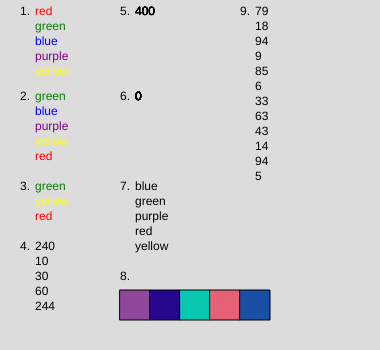
Frame 1 (no input)
Frame 60 (no input): identical to frame 1, image omitted
Frame 120 (the mouse pressed at the canvas centre since frame 60): identical to frame 1, image omitted

The p5.js sketch that drew this single still picture (run headless with seeded random() and noise() and a simulated clock; from frame 60 on, the mouse is pressed at the canvas centre):

// p5.js sketch
// ── sketch.js
 let randomColors = [];
 let squares = [0, 1, 2, 3, 4];
 let randomNumbers = [];
 let numbers9 = [0, 1, 2, 3, 4, 5, 6, 7, 8, 9, 10, 11];
 
function setup() {
  createCanvas(380, 350);

 for (RCLoop = 0; RCLoop < squares.length; RCLoop++) {
  randomColors = [color(random(0,255), random(0,255), random(0,255)),
  color(random(0,255), random(0,255), random(0,255)),
  color(random(0,255), random(0,255), random(0,255)),
  color(random(0,255), random(0,255), random(0,255)),
  color(random(0,255), random(0,255), random(0,255))];
 }

 for (Numbersloop = 0; Numbersloop < squares.length; Numbersloop++) {
    randomNumbers = [int(random(0,100)), int(random(0,100)), int(random(0,100)), int(random(0,100)),
    int(random(0,100)), int(random(0,100)), int(random(0,100)), int(random(0,100)),
     int(random(0,100)), int(random(0,100)), int(random(0,100)), int(random(0,100)),]
 }
  
}

//-----------------------------------------------------------------------------

// 8 setup.

function draw() {
  background(220);

  //-----------------------------------------------------------------------------

  // numbers
  fill(0);

  text("1.", 20, 15);
  text("2.", 20, 100);
  text("3.", 20, 190);
  text("4.", 20, 250);
  text("5.", 120, 15);
  text("6.", 120, 100);
  text("7.", 120, 190);
  text("8.", 120, 280);
  text("9.", 240, 15);

  //-----------------------------------------------------------------------------

  // 1.

  let colors = ["red", "green", "blue", "purple", "yellow"]; 

  for (let i = 0; i < colors.length; i ++) {
    fill(colors[i]);
    text(colors[i], 35, 15 + (i * 15));
  }

  //-----------------------------------------------------------------------------

  // 2.

  colors.shift();
  colors.push("red");

  for (let i2 = 0; i2 < colors.length; i2 ++) {
    fill(colors[i2]);
    text(colors[i2], 35, 100 + (i2 * 15));
  }

  //-----------------------------------------------------------------------------

  // 3.

  colors.splice(1, 2);

  for (let i3 = 0; i3 < colors.length; i3 ++) {
    fill(colors[i3]);
    text(colors[i3], 35, 190 + (i3 * 15));
  }

  //-----------------------------------------------------------------------------

  // 4.

  fill(0)
  let missedNumbers = 0;
  let numbers = [400, 240, 10, 490, 30, 60, 244, 500, 301, 300];

  for(let i4 = 0; i4 < numbers.length; i4++) {
    if (numbers[i4] <= 299) {
      text(numbers[i4], 35, 250 + ((i4 - missedNumbers) * 15));
    }
    else {
      missedNumbers = missedNumbers + 1;
    }
  } 

  //-----------------------------------------------------------------------------

  // 5.

  let numbers2 = [3, 55, 93, 20, 102, 6];
  let numbers3 = [14, 22, 80, 5];

  for(let i5 = 0; i5 < numbers2.length; i5++) {
    text(numbers2[0] + numbers3[0] +
        numbers2[1] + numbers3[1] +
        numbers2[2] + numbers3[2] +
        numbers2[3] + numbers3[3] +
        numbers2[4] + numbers2[5], 135, 15);
  }
  
  //-----------------------------------------------------------------------------
  
  // 6.
  
  let eTracker = 0;
   
  let bigWord = ["o","v","e","r","h","e","i","d","s"
    ,"f","i","n","a","n","c","i","e","r","i","n","g","s"
    ,"t","e","k","o","r","t"];
  
  for(let i6 = 0; i6 < bigWord.length; i6++) {

    if (i6 == "e") {
      eTracker++;
    }

    text(eTracker, 135, 100);
  }

  //-----------------------------------------------------------------------------
  
  // 7.

  let orderedColors = ["red", "green", "blue", "purple", "yellow"];

  for(let i7 = 0; i7 < orderedColors.length; i7++) {
    orderedColors.sort();
    text(orderedColors[i7], 135, 190 + (i7 * 15));
  }

  //-----------------------------------------------------------------------------
  
  // 8.

  for(let i8 = 0; i8 < squares.length; i8++) {
    fill(randomColors[i8]);
    rect(120 + (i8 * 30), 290, 30, 30);

  }

  //-----------------------------------------------------------------------------
  
  // 9.
  fill(0)

  for(let i9 = 0; i9 < numbers9.length; i9++) {
    text(randomNumbers[i9], 255, 15 + (15 * i9));
  }

}
